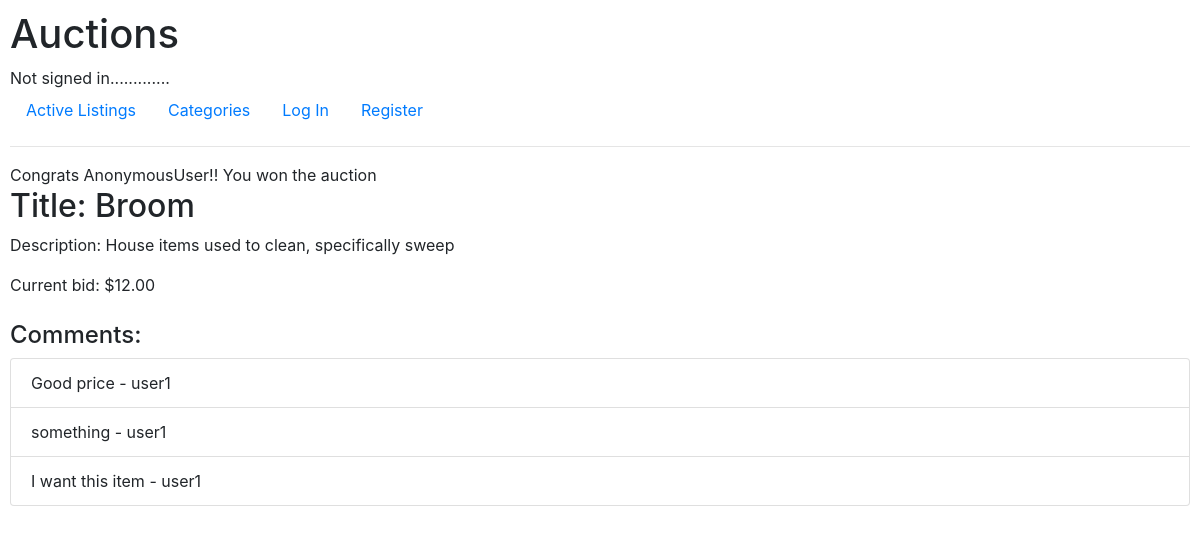
/listing/3/, run on the app's committed database.
### auctions/models.py (models this page shows, shortened)
class AuctionListing(models.Model):
    title = models.CharField(max_length=255)
    description = models.TextField()
    starting_bid = models.DecimalField(max_digits=8, decimal_places=2)
    current_bid = models.DecimalField(max_digits=8, decimal_places=2, null=True, blank=True, default=0)
    image = models.ImageField(upload_to='media')
    category = models.CharField(max_length=255)
    date_listed = models.DateTimeField(auto_now_add=True)
    active = models.BooleanField(default=True)
    user = models.ForeignKey(settings.AUTH_USER_MODEL, on_delete=models.CASCADE, related_name='listings')

class Comment(models.Model):
    listing = models.ForeignKey(AuctionListing, on_delete=models.CASCADE, related_name='comments')
    user = models.ForeignKey(User, on_delete=models.CASCADE, related_name='comments')
    content = models.TextField()
    date_commented = models.DateTimeField(auto_now_add=True)

class User(AbstractUser):
    pass

### auctions/views.py (the view)
# urls.py: path("listing/<int:listing_id>/", views.view_listing, name="listing"),
def view_listing(request, listing_id):
    listing = AuctionListing.objects.get(id=listing_id)
    if request.user.is_authenticated:
        watchlist, _ = Watchlist.objects.get_or_create(user=request.user)
        if request.method == "POST":
            comment_form = CommentForm(request.POST)
            if comment_form.is_valid():
                comment = comment_form.save(commit=False)
                comment.listing = listing
                comment.user = request.user
                comment.save()
                return redirect('listing', listing_id=listing_id)
        else:
            comment_form = CommentForm()
    else:
        comment_form = None
        watchlist = None
    try:
        bid = get_object_or_404(Bid, listing=listing)
        winner = bid.user
    except:
        winner = request.user
    return render(request, "auctions/listing.html", {"listing": listing, "form": comment_form, "watchlist": watchlist, "winner": winner })

### auctions/templates/auctions/listing.html (shortened to what this page needs)
{% extends 'auctions/layout.html' %} {% block body %}
<div>
  {% if user == winner and listing.active == False %}
  <div>Congrats {{winner}}!! You won the auction</div>
  {% endif %}
</div>
<h2>Title: {{listing.title}}</h2>
<p>Description: {{listing.description}}</p>
<div>
  {% if listing.starting_bid and listing.current_bid %}
  <div>{% if listing.starting_bid > listing.current_bid %}</div>
  <p>Starting bid: ${{listing.starting_bid}}</p>
  {% else %}
  <p>Current bid: ${{listing.current_bid}}</p>
  {% endif %} {% elif listing.starting_bid %}
  <p>Starting bid: ${{listing.starting_bid}}</p>
  {% elif listing.current_bid %}
  <p>Current bid: ${{listing.current_bid}}</p>
  {% else %}
  <p>No bids have been placed</p>
  {% endif %}
</div>
</div>
<h4 class="mt-4">Comments:</h4>
{% if listing.comments.all %}
<ul class="list-group">
  {% for comment in listing.comments.all %}
  <li class="list-group-item">
    {{ comment.content }} - {{ comment.user.username }}
  </li>
  {% endfor %}
</ul>
{% else %}
<p class="mt-3">There are no comments yet.</p>
{% endif %} {% endblock %}

### auctions/templates/auctions/layout.html (shortened to what this page needs)
{% load static %}
<!DOCTYPE html>
<html lang="en">
  <head>
    <link
      rel="stylesheet"
      href="https://stackpath.bootstrapcdn.com/bootstrap/4.4.1/css/bootstrap.min.css"
    />
    <link href="{% static 'auctions/styles.css' %}" rel="stylesheet" />
  </head>
  <body>
    <h1>Auctions</h1>
    <div>
      {% if user.is_authenticated %} Signed in as
      <strong>{{ user.username }}</strong>. {% else %} Not signed
      in............. {% endif%}
    </div>
    <ul class="nav">
      <li class="nav-item">
        <a class="nav-link" href="{% url 'index' %}">Active Listings</a>
      </li>
      <li class="nav-item">
        <a class="nav-link" href="{% url 'categories' %}">Categories</a>
      </li>
      {% if user.is_authenticated %}
      <li class="nav-item">
        <a class="nav-link" href="{% url 'create_listing' %}">Create Listing</a>
      </li>
      <li class="nav-item">
        <a class="nav-link" href="{% url 'go_watchlist' %}">Watchlist</a>
      </li>
      <li class="nav-item">
        <a class="nav-link" href="{% url 'logout' %}">Log Out</a>
      </li>
      {% else %}
      <li class="nav-item">
        <a class="nav-link" href="{% url 'login' %}">Log In</a>
      </li>
      <li class="nav-item">
        <a class="nav-link" href="{% url 'register' %}">Register</a>
      </li>
      {% endif %}
    </ul>
    <hr />
    {% block body %} {% endblock %}
  </body>
</html>

### auctions/static/auctions/styles.css (style rules this page uses)
body { padding: 10px; }

### data on the page
AuctionListing: title "Broom", description "House items used to clean, specifically sweep", current_bid "12.00"
Comment: content "Good price", user.username "user1"
Comment: content "something", user.username "user1"
Comment: content "I want this item", user.username "user1"

### other printed values
{{ winner }} "AnonymousUser"
